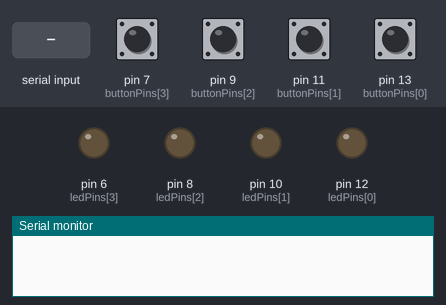
Simulated run of this sketch. Board: Arduino Uno, built with avr-gcc and run on an emulated ATmega328P. On the bench: output pins drawn as LEDs (lit = HIGH), the last lines printed to the serial monitor. Inputs (shaded band) come from the test bench; at power-on: pin 7 (buttonPins[3]), pin 9 (buttonPins[2]), pin 11 (buttonPins[1]), pin 13 (buttonPins[0]) HIGH.

Above: at 1.2 s.
1.3 s: pin 7 (buttonPins[3]) pulled LOW for 0.15 s
At 1.8 s:
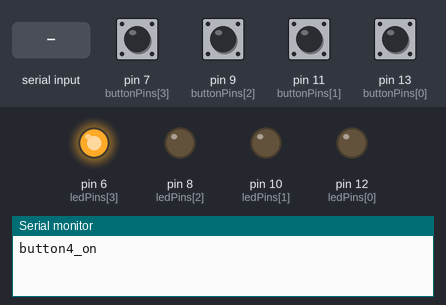
2.9 s: pin 9 (buttonPins[2]) pulled LOW for 0.15 s
At 4.1 s:
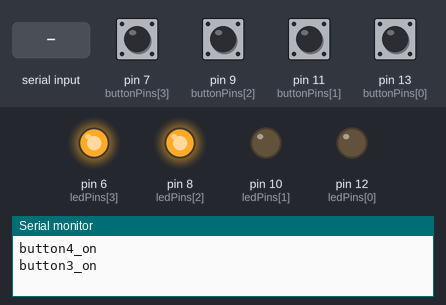
4.5 s: pin 11 (buttonPins[1]) pulled LOW for 0.15 s
At 5.4 s:
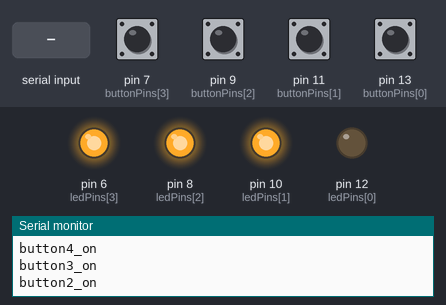
6.1 s: pin 13 (buttonPins[0]) pulled LOW for 0.15 s
At 6.6 s:
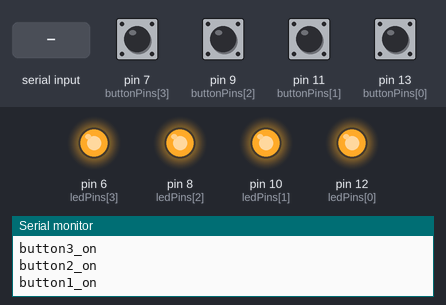
7.7 s: "button2_off_pc\n" received over Serial
At 8.9 s:
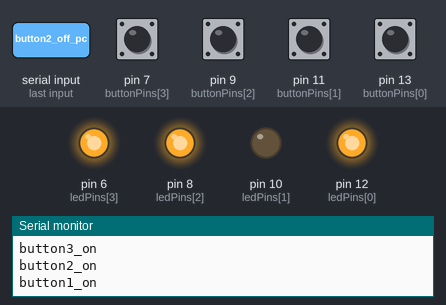
9.2 s: pin 7 (buttonPins[3]) pulled LOW for 1 s
At 10.2 s:
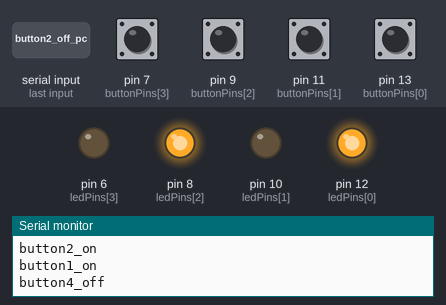
Timing chart, 0 to 12.2 s (numbered marks = the images above; inputs shaded):
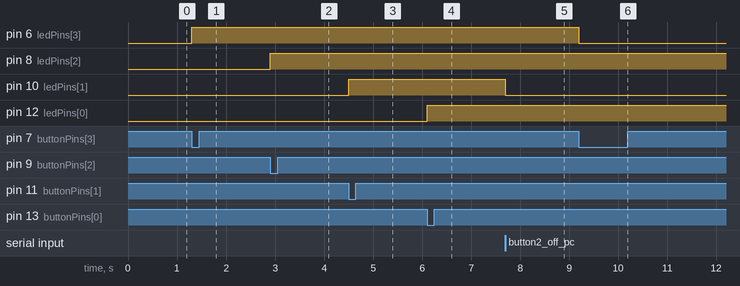

The sketch:

sketch_nov30b.ino
```cpp
// 핀 정의
const int ledPins[4] = {12, 10, 8, 6};
const int buttonPins[4] = {13, 11, 9, 7};

// 버튼에 대응하는 메시지 정의
const char* onMsgs[4] = {"button1_on", "button2_on", "button3_on", "button4_on"};
const char* offMsgs[4] = {"button1_off", "button2_off", "button3_off", "button4_off"};

int prevButtonStates[4] = {HIGH, HIGH, HIGH, HIGH};
bool isActive[4] = {false, false, false, false};

void setup() {
  Serial.begin(115200);

  for (int i = 0; i < 4; i++) {
    pinMode(ledPins[i], OUTPUT);
    pinMode(buttonPins[i], INPUT_PULLUP);
  }
}

void loop() {

  // ---------------------------------------------------------
  // 1) 버튼 입력 처리 (기존 기능 유지)
  // ---------------------------------------------------------
  for (int i = 0; i < 4; i++) {
    int current = digitalRead(buttonPins[i]);

    if (current == LOW && prevButtonStates[i] == HIGH) {
      isActive[i] = !isActive[i];

      if (isActive[i]) {
        digitalWrite(ledPins[i], HIGH);
        Serial.println(onMsgs[i]);
      } else {
        digitalWrite(ledPins[i], LOW);
        Serial.println(offMsgs[i]);
      }
      delay(200);
    }

    prevButtonStates[i] = current;
  }

  // ---------------------------------------------------------
  // 2) PC → Arduino Serial 명령 처리 (신규 기능)
  // ---------------------------------------------------------
  if (Serial.available()) {
    String cmd = Serial.readStringUntil('\n');
    cmd.trim();

    // button1_on_pc ~ button4_on_pc
    if      (cmd == "button1_on_pc")  digitalWrite(ledPins[0], HIGH);
    else if (cmd == "button1_off_pc") digitalWrite(ledPins[0], LOW);

    else if (cmd == "button2_on_pc")  digitalWrite(ledPins[1], HIGH);
    else if (cmd == "button2_off_pc") digitalWrite(ledPins[1], LOW);

    else if (cmd == "button3_on_pc")  digitalWrite(ledPins[2], HIGH);
    else if (cmd == "button3_off_pc") digitalWrite(ledPins[2], LOW);

    else if (cmd == "button4_on_pc")  digitalWrite(ledPins[3], HIGH);
    else if (cmd == "button4_off_pc") digitalWrite(ledPins[3], LOW);

    // 필요하면 ack 보낼 수도 있음:
    // Serial.println("ack");
  }
}
```

Measured:
- after the input at 1.3 s, pin 6 (ledPins[3]): LOW → HIGH at once
- after the input at 2.9 s, pin 8 (ledPins[2]): LOW → HIGH at once
- after the input at 4.5 s, pin 10 (ledPins[1]): LOW → HIGH at once
- after the input at 6.1 s, pin 12 (ledPins[0]): LOW → HIGH at once
- after the input at 7.7 s, pin 10 (ledPins[1]): HIGH → LOW at once
- after the input at 9.2 s, pin 6 (ledPins[3]): HIGH → LOW at once
